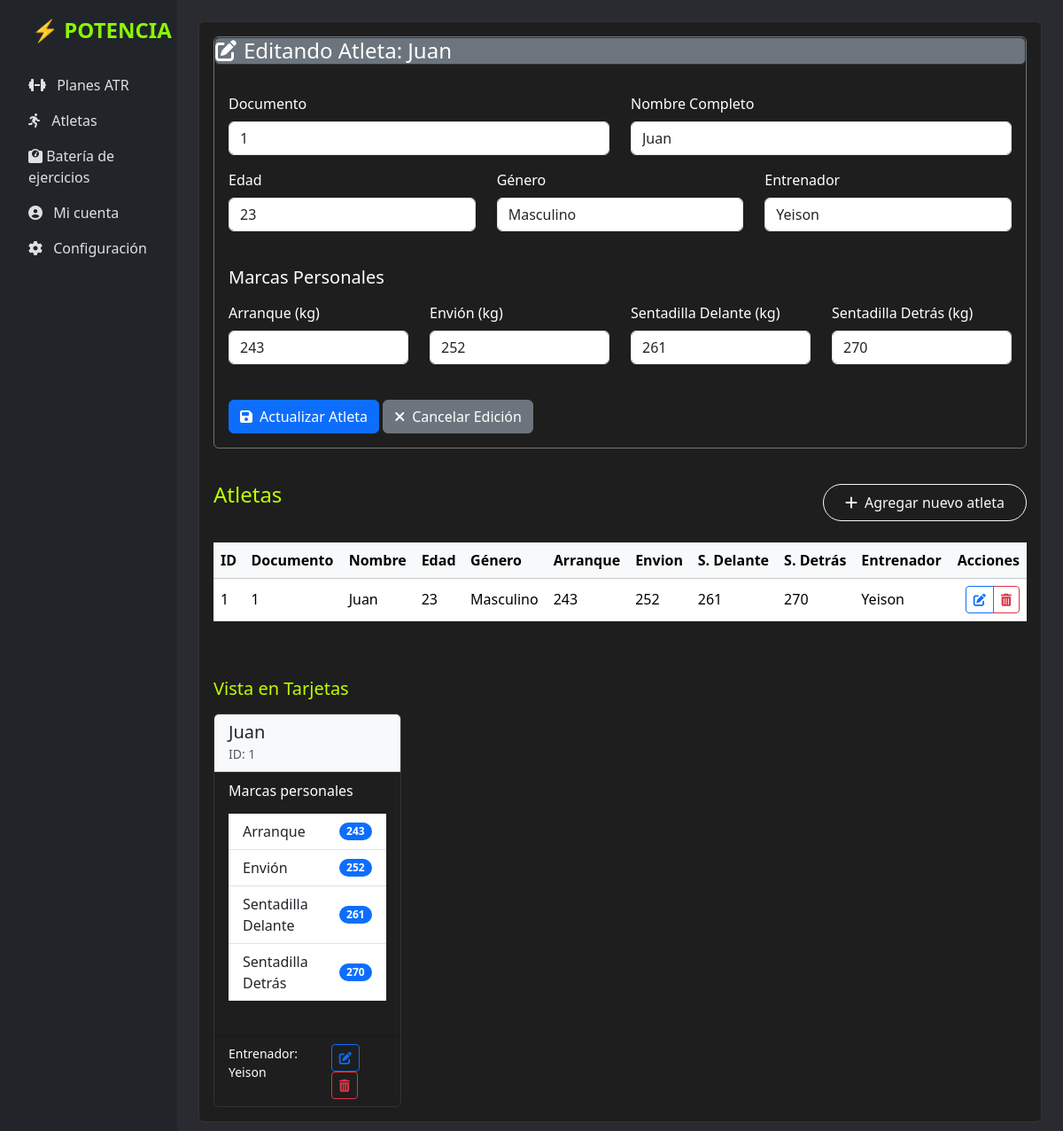
Page /atletas/editar/1/ (signed in) on the committed database.
### potencia/models.py (models this page shows, shortened)
class Atletas(models.Model):
    id = models.AutoField(primary_key=True)
    documento = models.CharField(unique=True, max_length=100)
    nombre = models.CharField(max_length=100)
    edad = models.PositiveSmallIntegerField()
    generos_lista = [("Masculino", "Masculino"), ("Femenino", "Femenino")]
    genero = models.CharField(max_length=10, choices=generos_lista)
    arranque = models.CharField(max_length=3)
    envion = models.CharField(max_length=3)
    sentadilla_delante = models.CharField(max_length=3)
    sentadilla_detras = models.CharField(max_length=3)
    entrenador = models.ForeignKey(
        Entrenadores,
        on_delete=models.SET_NULL,
        null=True,
        blank=True,
        related_name='atletas'
    )

class Entrenadores(models.Model):
    user = models.OneToOneField(User, on_delete=models.CASCADE)
    nombre = models.CharField(max_length=101)
    edad = models.PositiveSmallIntegerField()
    generos_lista = [("Masculino", "Masculino"), ("Femenino", "Femenino")]
    genero = models.CharField(max_length=10, choices=generos_lista)
    def __str__(self):
        return self.nombre

### potencia/views.py (the view)
# urls.py: path('atletas/editar/<int:pk>/', views.editar_atleta, name='editar_atleta'),
@login_required
def editar_atleta(request, pk):
    atleta = get_object_or_404(Atletas, pk=pk)
    atletas_list = Atletas.objects.all()
    form = AtletaForm(request.POST or None, instance=atleta)
    if request.method == 'POST' and form.is_valid():
        form.save()
        return redirect('atletas')
    return render(request, 'atletas.html', {
        'atletas': atletas_list,
        'form': form,
        'editing': True,
        'atleta_edicion': atleta
    })

### potencia/forms.py
class AtletaForm(forms.ModelForm):
    class Meta:
        model = Atletas
        fields = ['documento', 'nombre', 'edad', 'genero', 'arranque', 'envion',
                 'sentadilla_delante', 'sentadilla_detras', 'entrenador']
        widgets = {
            'documento': forms.TextInput(attrs={'class': 'form-control'}),
            'nombre': forms.TextInput(attrs={'class': 'form-control'}),
            'edad': forms.NumberInput(attrs={'class': 'form-control'}),
            'genero': forms.Select(attrs={'class': 'form-control'}),
            'arranque': forms.TextInput(attrs={'class': 'form-control'}),
            'envion': forms.TextInput(attrs={'class': 'form-control'}),
            'sentadilla_delante': forms.TextInput(attrs={'class': 'form-control'}),
            'sentadilla_detras': forms.TextInput(attrs={'class': 'form-control'}),
            'entrenador': forms.Select(attrs={'class': 'form-control'}),
        }

### potencia/templates/atletas.html (shortened to what this page needs)
{% extends "base.html" %}
{% block contenido %}
<div class="card">
    <div class="card-body">
        {% if editing %}
        <div class="card mb-4 border-secondary">
            <div class="card text-bg-secondary mb-3">
                <h4 class="card-title mb-0">
                    <i class="fas fa-edit me-2"></i>Editando Atleta: {{ atleta_edicion.nombre }}
                </h4>
            </div>
            <div class="card-body">
                <form method="post">
                    <div class="row">
                        <div class="col-md-6">
                            <div class="mb-3">
                                <label class="form-label label-color-w">Documento</label>
                                {{ form.documento }}
                            </div>
                        </div>
                        <div class="col-md-6">
                            <div class="mb-3">
                                <label class="form-label label-color-w">Nombre Completo</label>
                                {{ form.nombre }}
                            </div>
                        </div>
                    </div>
                    <div class="row">
                        <div class="col-md-4">
                            <div class="mb-3">
                                <label class="form-label label-color-w">Edad</label>
                                {{ form.edad }}
                            </div>
                        </div>
                        <div class="col-md-4">
                            <div class="mb-3">
                                <label class="form-label label-color-w">Género</label>
                                {{ form.genero }}
                            </div>
                        </div>
                        <div class="col-md-4">
                            <div class="mb-3">
                                <label class="form-label label-color-w">Entrenador</label>
                                {{ form.entrenador }}
                            </div>
                        </div>
                    </div>
                    <h5 class="mt-4 mb-3 label-color-w">Marcas Personales</h5>
                    <div class="row">
                        <div class="col-md-3">
                            <div class="mb-3">
                                <label class="form-label label-color-w">Arranque (kg)</label>
                                {{ form.arranque }}
                            </div>
                        </div>
                        <div class="col-md-3">
                            <div class="mb-3">
                                <label class="form-label label-color-w">Envión (kg)</label>
                                {{ form.envion }}
                            </div>
                        </div>
                        <div class="col-md-3">
                            <div class="mb-3">
                                <label class="form-label label-color-w">Sentadilla Delante (kg)</label>
                                {{ form.sentadilla_delante }}
                            </div>
                        </div>
                        <div class="col-md-3">
                            <div class="mb-3">
                                <label class="form-label label-color-w">Sentadilla Detrás (kg)</label>
                                {{ form.sentadilla_detras }}
                            </div>
                        </div>
                    </div>
                    <div class="mt-4">
                        <button type="submit" class="btn btn-primary">
                            <i class="fas fa-save me-2"></i>Actualizar Atleta
                        </button>
                        <a href="{% url 'atletas' %}" class="btn btn-secondary">
                            <i class="fas fa-times me-2"></i>Cancelar Edición
                        </a>
                    </div>
                </form>
            </div>
        </div>
        {% endif %}
        <div class="d-flex justify-content-between align-items-center mb-4">
            <h4 class="card-title mb-0 label-color-fff">Atletas</h4>
            <div class="mt-3">
                <button type="button" class="btn btn-outline-light rounded-pill px-4 py-2" data-bs-toggle="modal"
                    data-bs-target="#datosAtletaModal">
                    <i class="fas fa-plus me-2"></i>Agregar nuevo atleta
                </button>
            </div>
        </div>
        <div class="table-responsive">
            <table class="table table-hover align-middle w-100">
                <thead class="table-light">
                    <tr>
                        <th>ID</th>
                        <th>Documento</th>
                        <th>Nombre</th>
                        <th>Edad</th>
                        <th>Género</th>
                        <th>Arranque</th>
                        <th>Envion</th>
                        <th>S. Delante</th>
                        <th>S. Detrás</th>
                        <th>Entrenador</th>
                        <th class="text-end">Acciones</th>
                    </tr>
                </thead>
                <tbody>
                    {% for atleta in atletas %}
                    <tr>
                        <td>{{ atleta.id }}</td>
                        <td>{{ atleta.documento }}</td>
                        <td>{{ atleta.nombre }}</td>
                        <td>{{ atleta.edad }}</td>
                        <td>{{ atleta.genero }}</td>
                        <td>{{ atleta.arranque }}</td>
                        <td>{{ atleta.envion }}</td>
                        <td>{{ atleta.sentadilla_delante }}</td>
                        <td>{{ atleta.sentadilla_detras }}</td>
                        <td>
                            {% if atleta.entrenador %}
                                {{ atleta.entrenador.nombre }}
                            {% else %}
                                <span class="text-muted">Sin asignar</span>
                            {% endif %}
                        </td>
                        <td class="text-end">
                            <div class="btn-group" role="group">
                                <a href="{% url 'editar_atleta' atleta.id %}" class="btn btn-sm btn-outline-primary">
                                    <i class="fas fa-edit"></i>
                                </a>
                                <a href="{% url 'eliminar_atleta' atleta.id %}" class="btn btn-sm btn-outline-danger">
                                    <i class="fas fa-trash-alt"></i>
                                </a>
                            </div>
                        </td>
                    </tr>
                    {% endfor %}
                </tbody>
            </table>
        </div>
        <h5 class="mt-5 mb-3 label-color-fff">Vista en Tarjetas</h5>
        <div class="row row-cols-1 row-cols-md-2 row-cols-lg-3 row-cols-xl-4 g-4">
            {% for atleta in atletas %}
            <div class="col">
                <div class="card h-100">
                    <div class="card-header bg-light">
                        <h5 class="card-title mb-0">{{ atleta.nombre }}</h5>
                        <small class="text-muted">ID: {{ atleta.id }}</small>
                    </div>
                    <div class="card-body">
                        <h6 class="card-subtitle mb-3 label-color-w">Marcas personales</h6>
                        <ul class="list-group list-group-flush">
                            <li class="list-group-item d-flex justify-content-between align-items-center">
                                Arranque
                                <span class="badge bg-primary rounded-pill">{{ atleta.arranque }}</span>
                            </li>
                            <li class="list-group-item d-flex justify-content-between align-items-center">
                                Envión
                                <span class="badge bg-primary rounded-pill">{{ atleta.envion }}</span>
                            </li>
                            <li class="list-group-item d-flex justify-content-between align-items-center">
                                Sentadilla Delante
                                <span class="badge bg-primary rounded-pill">{{ atleta.sentadilla_delante }}</span>
                            </li>
                            <li class="list-group-item d-flex justify-content-between align-items-center">
                                Sentadilla Detrás
                                <span class="badge bg-primary rounded-pill">{{ atleta.sentadilla_detras }}</span>
                            </li>
                        </ul>
                    </div>
                    <div class="card-footer bg-transparent">
                        <div class="d-flex justify-content-between">
                            <small class="label-color-w">
                                {% if atleta.entrenador %}
                                    Entrenador: {{ atleta.entrenador.nombre }}
                                {% else %}
                                    Sin entrenador
                                {% endif %}
                            </small>
                            <div>
                                <a href="{% url 'editar_atleta' atleta.id %}" class="btn btn-sm btn-outline-primary">
                                    <i class="fas fa-edit"></i>
                                </a>
                                <a href="{% url 'eliminar_atleta' atleta.id %}" class="btn btn-sm btn-outline-danger">
                                    <i class="fas fa-trash-alt"></i>
                                </a>
                            </div>
                        </div>
                    </div>
                </div>
            </div>
            {% endfor %}
        </div>
    </div>
</div>
{% endblock %}

### potencia/static/css/style_home.css (style rules this page uses)
body { background-color: #000208d5; }
.card { background-color: #1e1e1e; border: 1px solid #333; }
.label-color-fff { color: #bfff00; }
.label-color-w { color: #fff; }

### potencia/templates/base.html (style rules this page uses)
.card { margin-bottom: 1.5rem; }

### rows in the picture
Atletas: nombre "Juan", documento "1", edad "23", genero "Masculino", entrenador "Yeison", arranque "243", envion "252", sentadilla_delante "261", sentadilla_detras "270", id "1", entrenador.nombre "Yeison"
